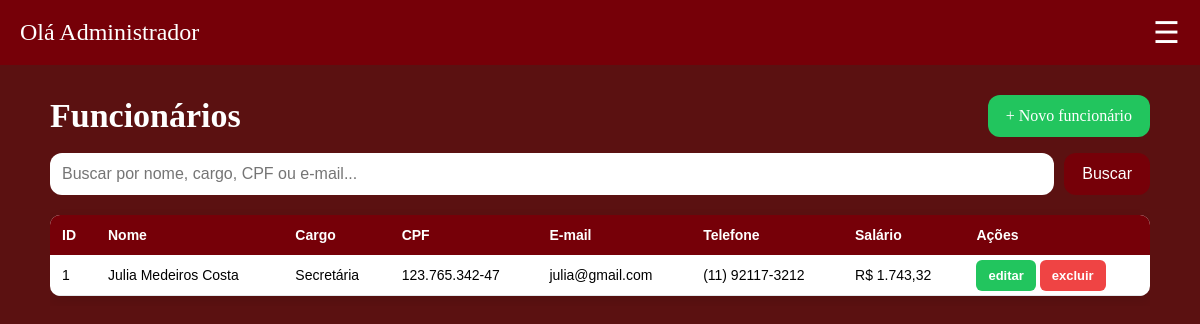
Screenshot of /Gestao-Escolar/php/admin/listarfunci.php (signed in) with the database file from the repository.
### tables this page shows
CREATE TABLE IF NOT EXISTS `funcionario` (
  `id_funcionario` int NOT NULL AUTO_INCREMENT,
  `nome` varchar(100) NOT NULL,
  `cpf` varchar(14) NOT NULL,
  `cargo` varchar(50) NOT NULL,
  `email` varchar(50) NOT NULL,
  `telefone` varchar(20) DEFAULT NULL,
  `salario` decimal(10,2) DEFAULT NULL,
  PRIMARY KEY (`id_funcionario`),
  UNIQUE KEY `cpf` (`cpf`),
  UNIQUE KEY `email` (`email`)
);

### Gestao-Escolar/php/verifica.php (called while the page is built, shortened)
<?php
function h($texto) {
    return htmlspecialchars((string)$texto, ENT_QUOTES, 'UTF-8');
}
function dinheiro($valor) {
    return "R$ " . number_format((float)$valor, 2, ",", ".");
}

### Gestao-Escolar/php/admin/listarfunci.php (the view, shortened to what this page needs)
<?php
include "../verifica.php";
include_once "../conexao.php";
$busca = trim($_GET["busca"] ?? "");
$like = "%" . $busca . "%";
$stmt = $sql->prepare("SELECT * FROM funcionario WHERE nome LIKE ? OR cargo LIKE ? OR cpf LIKE ? OR email LIKE ? ORDER BY nome");
$stmt->bind_param("ssss", $like, $like, $like, $like);
$stmt->execute();
$query = $stmt->get_result();
?>
<!DOCTYPE html>
<html lang="pt-br">
<head>
    <link rel="stylesheet" href="../../css/style.css">
</head>
<body class="sla">
<?php include "../includes/header_admin.php"; ?>
<div class="container">
  <div class="page-head">
    <h2 class="titulo-pag">Funcionários</h2>
    <a class="btn-novo" href="cadfunci.php">+ Novo funcionário</a>
  </div>
  <form method="get" class="toolbar">
    <input type="search" name="busca" class="busca" placeholder="Buscar por nome, cargo, CPF ou e-mail..." value="<?php echo h($busca); ?>">
    <button class="btn" type="submit">Buscar</button>
  </form>
  <div class="tabela-wrap">
    <table>
      <thead>
        <tr><th>ID</th><th>Nome</th><th>Cargo</th><th>CPF</th><th>E-mail</th><th>Telefone</th><th>Salário</th><th>Ações</th></tr>
      </thead>
      <tbody>
<?php while ($row = $query->fetch_assoc()): ?>
        <tr>
          <td><?php echo (int)$row['id_funcionario']; ?></td>
          <td><?php echo h($row['nome']); ?></td>
          <td><?php echo h($row['cargo']); ?></td>
          <td><?php echo h($row['cpf']); ?></td>
          <td><?php echo h($row['email']); ?></td>
          <td><?php echo h($row['telefone'] ?? '—'); ?></td>
          <td><?php echo dinheiro($row['salario']); ?></td>
          <td class="acoes">
            <a class="btn-editar" href="edfunci.php?id=<?php echo (int)$row['id_funcionario']; ?>">editar</a>
            <a class="btn-excluir" href="../excfunci.php?id=<?php echo (int)$row['id_funcionario']; ?>">excluir</a>
          </td>
        </tr>
<?php endwhile; ?>
      </tbody>
    </table>
  </div>
</div>
</body>
</html>

### Gestao-Escolar/css/style.css (style rules this page uses)
.sla { margin: 0; background-color: rgb(91, 17, 17); }
a { text-decoration: none; }
table { width: 100%; border-collapse: collapse; margin: 20px 0; font-family: Arial, sans-serif; background: #fff; box-shadow: 0 4px 12px rgba(0,0,0,0.1); border-radius: 10px; overflow: hidden; }
table th { background: #eb25b3; color: white; padding: 12px; text-align: left; font-size: 14px; }
table td { padding: 12px; border-bottom: 1px solid #e5e7eb; font-size: 14px; }
.btn-editar, .btn-excluir { text-decoration: none; padding: 8px 12px; border-radius: 6px; color: white; font-size: 13px; font-weight: bold; }
.btn-editar { background-color: #22c55e; }
.btn-excluir { background-color: #ef4444; }
.container { max-width: 1100px; margin: 30px auto; padding: 0 20px; }
.page-head { display: flex; justify-content: space-between; align-items: center; flex-wrap: wrap; gap: 12px; margin-bottom: 16px; }
.titulo-pag { color: #ffffff; font-size: 34px; margin: 0; }
.btn, .btn-novo, .btn-form { display: inline-block; cursor: pointer; border: none; border-radius: 12px; padding: 12px 18px; font-size: 16px; background-color: rgb(118, 0, 8); color: #ffffff; transition: 0.2s; }
.btn-novo { background-color: #22c55e; }
.toolbar { display: flex; flex-wrap: wrap; gap: 10px; margin-bottom: 10px; }
.toolbar input, .toolbar select { padding: 12px; border-radius: 12px; border: none; outline: none; background-color: #ffffff; font-size: 16px; }
.toolbar .busca { flex: 1; min-width: 220px; }
.tabela-wrap { overflow-x: auto; }
.tabela-wrap table { margin: 10px 0; }
.tabela-wrap table th { background: rgb(118, 0, 8); white-space: nowrap; }
.tabela-wrap td.acoes { white-space: nowrap; }

### rows the page displays
funcionario: id_funcionario "1", nome "Julia Medeiros Costa", cargo "Secretária", cpf "123.765.342-47", email "julia@gmail.com", telefone "(11) 92117-3212", salario "R$ 1.743,32"
